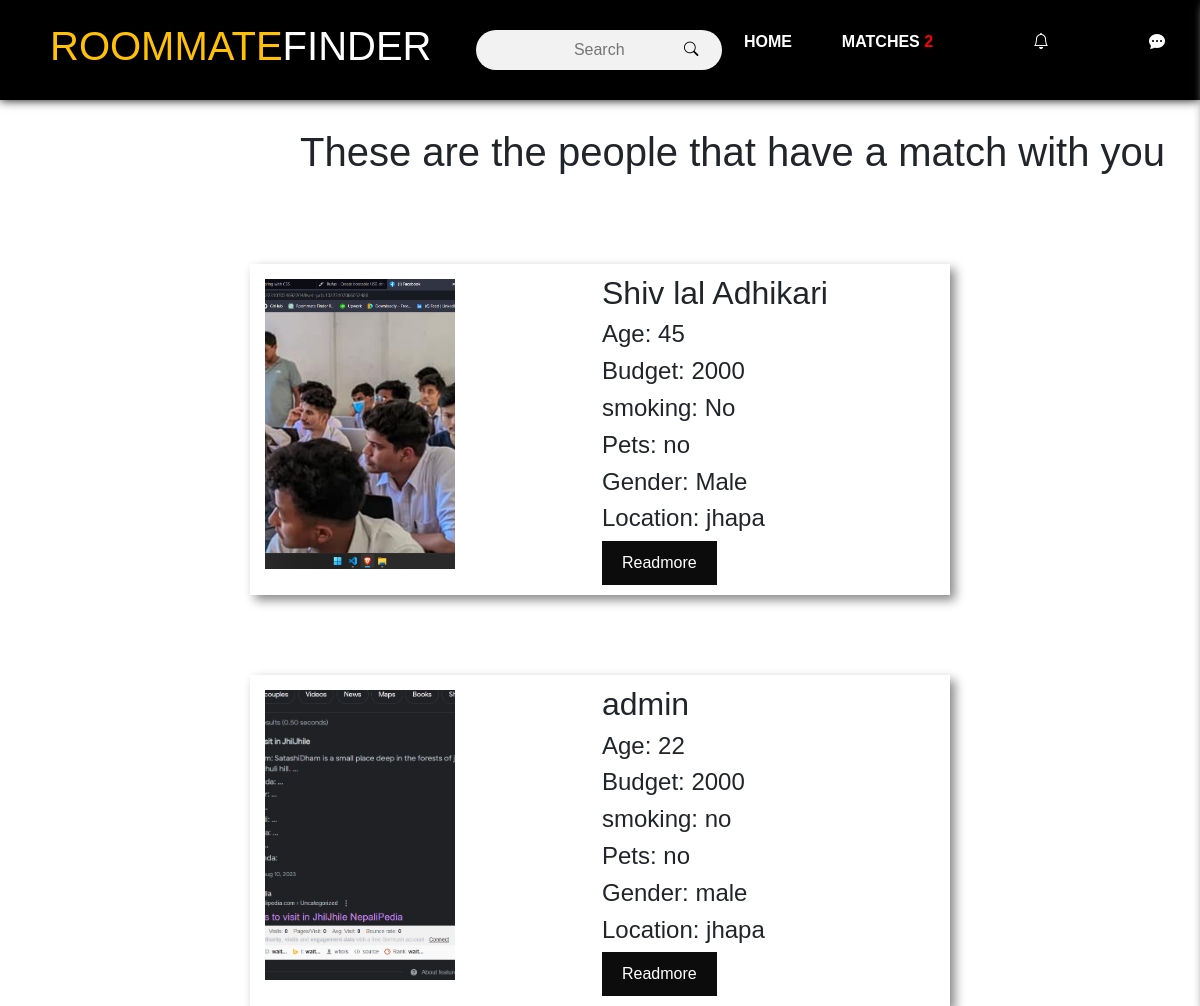
Page /find_roomates/ on the earlier database version.
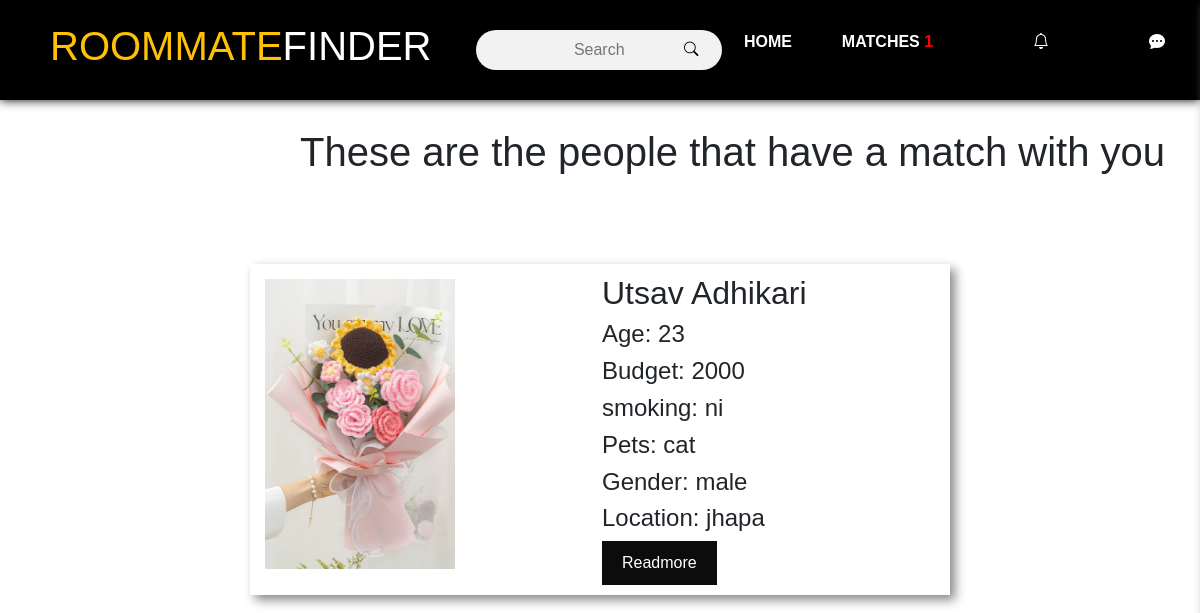
Same page on the later database version.
### mysite/models.py (models this page shows)
class Profile (models.Model):
    image = models.ImageField(default='default_image.jpg',upload_to="image")
    full_name = models.CharField("full_name", max_length=30)
    gender = models.CharField("gender",max_length=50)
    age = models.IntegerField("age")
    phone = models.IntegerField("phone")
    currentL = models.CharField("clocation",max_length=50)
    occupation = models.CharField("occupation", max_length=50)
    smoking = models.CharField("smoking",max_length=50)
    pets = models.CharField("pets", max_length=50)
    budget= models.IntegerField("budget")
    social = models.CharField("social",max_length=50)
    description =models.CharField("description",default='',max_length=70)

### mysite/views.py (the view)
# urls.py: path('find_roomates/', views.find_roomates, name='find_roomates'),
def find_roomates(request):
    current_user = Profile.objects.latest('id')
    users = Profile.objects.exclude(id=current_user.id)
    matching_users=[]
    for user in users:
        if(
            user.budget - 500 <= current_user.budget<=user.budget + 500
            and user.currentL == current_user.currentL
        ):
            matching_users.append(user)
        elif(
            user.smoking == current_user.smoking
        ):
            matching_users.append(user)
        num_matches = len (matching_users)
    return render(request, 'main/match.html',{'matching_users':matching_users,'num_matches':num_matches})

### mysite/context_processors.py (called while the page is built)
def num_matches(request):
    current_user = Profile.objects.latest('id')
    users = Profile.objects.exclude(id=current_user.id)
    matching_users = []
    for user in users:
        if (
            user.budget - 500 <= current_user.budget <= user.budget + 500
            and user.currentL == current_user.currentL
        ):
            matching_users.append(user)
        elif user.smoking == current_user.smoking:
            matching_users.append(user)
    num_matches = len(matching_users)
    return {'num_matches': num_matches}

### templates/main/match.html (shortened to what this page needs)
{% include '../base/base.html' %}
{%load static%}
{%block css%}
<link rel="stylesheet" href="{%static 'css/match.css'%}">
{%endblock%}
 {% block navbar %}
  {% include 'main/user_nav.html' %}
 {% endblock navbar %}
{%block content%}
    <h1 class="heading">Matching Roommates: </h1>
    <h1 class="heading2"> These are the people that have a match with you </h1>
{%for user in matching_users%}
    <div class="container">
            <div class="box">
                <div class="heading">
                    <h2>{{user.full_name}}</h2>
                    <h4>Age: {{user.age}}</h4>
                    <h4>Budget: {{user.budget}}</h4>
                    <h4>smoking: {{user.smoking}}</h4>
                    <h4>Pets: {{user.pets}}</h4>
                     <h4>Gender: {{user.gender}}</h4>
                     <h4>Location: {{user.currentL}}</h4>
                </div>
            <img src="{{user.image.url}}" alt="" height="200" width="200">
                <div class="text">
                    <a href="" class="read-more" id="readMoreLink">Readmore</a>
                </div>
                </div>
                </div>
             {%empty%}
            <li>No matching roommates found.</li>
{%endfor%}
{%endblock%}

Differences in the rows shown:
removed Profile: full_name "Shiv lal Adhikari", age "45", budget "2000", smoking "No", pets "no", gender "Male", currentL "jhapa", image (picture)
removed Profile: full_name "admin", age "22", budget "2000", smoking "no", pets "no", gender "male", currentL "jhapa", image (picture)
added Profile: full_name "Utsav Adhikari", age "23", budget "2000", smoking "ni", pets "cat", gender "male", currentL "jhapa", image (picture)
Other differences:
{{ num_matches }}: "2" → "1"
